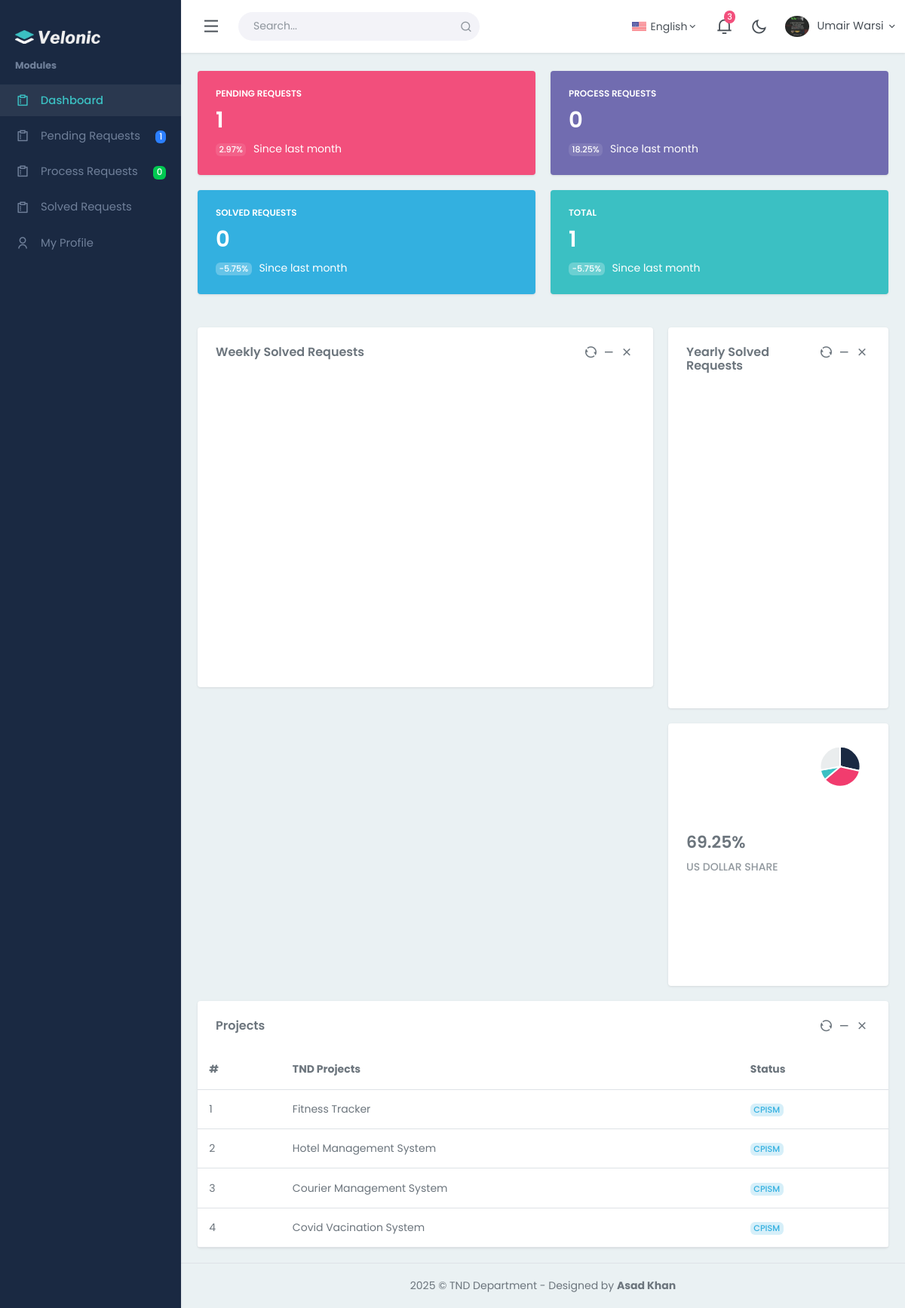
The app's page /index.php (signed in) with its own data.
### tables this page shows
CREATE TABLE `tnd_projects` (
  `tnd_project_id` int(11) NOT NULL,
  `tnd_project_title` varchar(256) NOT NULL
);

CREATE TABLE `all_semesters` (
  `semester_id` int(11) NOT NULL,
  `semester_name` varchar(256) NOT NULL,
  `semester_number` int(11) NOT NULL
);

### index.php (the view, shortened to what this page needs)
<?php
require_once("./base/header.php");
?>
<div class="content-page">
    <div class="content">
        <?php
                        if(isset($_SESSION['user_role']) && $_SESSION['user_role'] == "administrator"){
                    ?>
        <div class="container-fluid">
            <div class="row py-3">
                <div class="col-xxl-3 col-sm-6">
                    <div class="card widget-flat text-bg-pink">
                        <div class="card-body">
                            <h6 class="text-uppercase mt-0" title="Customers">Pending Requests</h6>
                            <h2 class="my-2">
                            <?php
                                $select_query = "SELECT * FROM `student_applications` WHERE `student_application_status` = 'Pending'";
                                $execute = mysqli_query($connection, $select_query);
                                $fetch = mysqli_num_rows($execute);
                                echo $fetch;
                            ?>
                            </h2>
                            <p class="mb-0">
                                <span class="badge bg-white bg-opacity-10 me-1">2.97%</span>
                                <span class="text-nowrap">Since last month</span>
                            </p>
                        </div>
                    </div>
                </div>
                <div class="col-xxl-3 col-sm-6">
                    <div class="card widget-flat text-bg-purple">
                        <div class="card-body">
                            <h6 class="text-uppercase mt-0" title="Customers">Process Requests</h6>
                            <h2 class="my-2">
                            <?php
                                $select_query = "SELECT * FROM `student_applications` WHERE `student_application_status` = 'Process'";
                                $execute = mysqli_query($connection, $select_query);
                                $fetch = mysqli_num_rows($execute);
                                echo $fetch;
                            ?>
                            </h2>
                            <p class="mb-0">
                                <span class="badge bg-white bg-opacity-10 me-1">18.25%</span>
                                <span class="text-nowrap">Since last month</span>
                            </p>
                        </div>
                    </div>
                </div>
                <div class="col-xxl-3 col-sm-6">
                    <div class="card widget-flat text-bg-info">
                        <div class="card-body">
                            <h6 class="text-uppercase mt-0" title="Customers">Solved Requests</h6>
                            <h2 class="my-2">
                            <?php
                                $select_query = "SELECT * FROM `student_applications` WHERE `student_application_status` = 'Solved'";
                                $execute = mysqli_query($connection, $select_query);
                                $fetch = mysqli_num_rows($execute);
                                echo $fetch;
                            ?>
                            </h2>
                            <p class="mb-0">
                                <span class="badge bg-white bg-opacity-25 me-1">-5.75%</span>
                                <span class="text-nowrap">Since last month</span>
                            </p>
                        </div>
                    </div>
                </div>
                <div class="col-xxl-3 col-sm-6">
                    <div class="card widget-flat text-bg-primary">
                        <div class="card-body">
                            <h6 class="text-uppercase mt-0" title="Customers">Total</h6>
                            <h2 class="my-2">
                            <?php
                                $select_query = "SELECT * FROM `student_applications`";
                                $execute = mysqli_query($connection, $select_query);
                                $fetch = mysqli_num_rows($execute);
                                echo $fetch;
                            ?>
                            </h2>
                            <p class="mb-0">
                                <span class="badge bg-white bg-opacity-25 me-1">-5.75%</span>
                                <span class="text-nowrap">Since last month</span>
                            </p>
                        </div>
                    </div>
                </div>
            </div>
            <div class="row">
                <div class="col-lg-8">
                    <div class="card">
                        <div class="card-body">
                            <div class="card-widgets">
                                <a href="javascript:;" data-bs-toggle="reload"><i class="ri-refresh-line"></i></a>
                                <a data-bs-toggle="collapse" href="#weeklysales-collapse" role="button"
                                    aria-expanded="false" aria-controls="weeklysales-collapse"><i
                                        class="ri-subtract-line"></i></a>
                                <a href="#" data-bs-toggle="remove"><i class="ri-close-line"></i></a>
                            </div>
                            <h5 class="header-title mb-0">Weekly Solved Requests</h5>
                        </div>
                    </div>
                </div>
                <div class="col-lg-4">
                    <div class="card">
                        <div class="card-body">
                            <div class="card-widgets">
                                <a href="javascript:;" data-bs-toggle="reload"><i class="ri-refresh-line"></i></a>
                                <a data-bs-toggle="collapse" href="#yearly-sales-collapse" role="button"
                                    aria-expanded="false" aria-controls="yearly-sales-collapse"><i
                                        class="ri-subtract-line"></i></a>
                                <a href="#" data-bs-toggle="remove"><i class="ri-close-line"></i></a>
                            </div>
                            <h5 class="header-title mb-0">Yearly Solved Requests</h5>
                        </div>
                    </div>
                    <div class="card">
                        <div class="card-body">
                            <div class="d-flex align-items-center">
                                <div class="flex-grow-1 overflow-hidden">
                                    <h4 class="fs-22 fw-semibold">69.25%</h4>
                                    <p class="text-uppercase fw-medium text-muted text-truncate mb-0"> US Dollar
                                        Share</p>
                                </div>
                                <div class="flex-shrink-0">
                                    <div id="us-share-chart" class="apex-charts" dir="ltr"></div>
                                </div>
                            </div>
                        </div>
                    </div>
                </div>
            </div>
            <div class="row">
                <div class="col-xl-12">
                    <div class="card">
                        <div class="card-body p-0">
                            <div class="p-3">
                                <div class="card-widgets">
                                    <a href="javascript:;" data-bs-toggle="reload"><i class="ri-refresh-line"></i></a>
                                    <a data-bs-toggle="collapse" href="#yearly-sales-collapse" role="button"
                                        aria-expanded="false" aria-controls="yearly-sales-collapse"><i
                                            class="ri-subtract-line"></i></a>
                                    <a href="#" data-bs-toggle="remove"><i class="ri-close-line"></i></a>
                                </div>
                                <h5 class="header-title mb-0">Projects</h5>
                            </div>
                                <div class="table-responsive">
                                    <table class="table table-nowrap table-hover mb-0">
                                        <thead>
                                            <tr>
                                                <th>#</th>
                                                <th>TND Projects</th>
                                                <th>Status</th>
                                            </tr>
                                        </thead>
                                        <tbody>
                                        <?php
                                        $indexNo = 1;
                                        $select_query = "SELECT * FROM `tnd_projects` INNER JOIN `all_semesters` LIMIT 4";
                                        $execute = mysqli_query($connection, $select_query);
                                        while($fetch = mysqli_fetch_array($execute)){
?>
                                        <tr>
                                            <td><?php echo $indexNo++?></td>
                                            <td><?php echo $fetch['tnd_project_title']?></td>
                                            <td><span class="badge bg-info-subtle text-info"><?php echo $fetch['semester_name']?></span></td>
                                        </tr>
<?php
    }
?>
                                        </tbody>
                                    </table>
                                </div>
                            </div>
                    </div>
                </div>
            </div>
        </div>
        <?php
                      }
                    ?>
    </div>
    <?php
require_once("./base/footer.php");
?>

### base/header.php (style rules this page uses)
* { font-family: "Poppins", serif; }

### index.php (style rules this page uses)
.apex-charts { height: 300px !important; }

### records on screen
tnd_projects: tnd_project_title "Fitness Tracker", all_semesters.semester_name "CPISM"
tnd_projects: tnd_project_title "Hotel Management System", all_semesters.semester_name "CPISM"
tnd_projects: tnd_project_title "Courier Management System", all_semesters.semester_name "CPISM"
tnd_projects: tnd_project_title "Covid Vacination System", all_semesters.semester_name "CPISM"

### other values on screen
$_SESSION['student_user_name'] "Umair Warsi"
$count_records "1"
$count_records "0"
$fetch "1"
$fetch "0"
